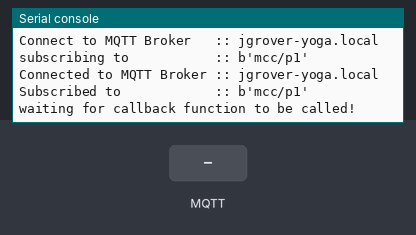
Bench run of a program on a simulated MicroPython board. Parts: the last lines printed to the serial console. The inputs (shaded band) are chosen by the test bench. WiFi joins after 1.5 s; random numbers come from a fixed seed; no MQTT or app messages arrive unless stated; the clock reads 2024-03-15 10:24:30 at power-on unless the program sets it.

Above: at 2.7 s.
2.8 s: MQTT message "1" arrives on the first subscribed topic
At 4.7 s:
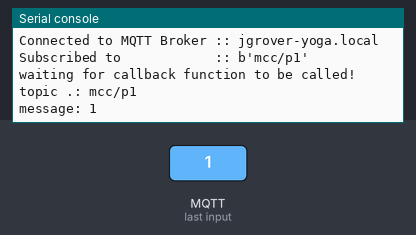
5.1 s: MQTT message "on" arrives on the first subscribed topic
At 6.3 s:
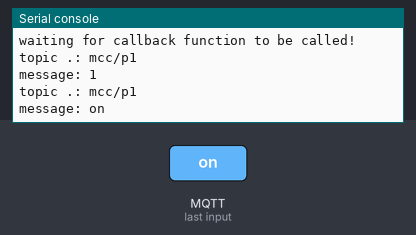
7.1 s: MQTT message "off" arrives on the first subscribed topic
At 9.1 s:
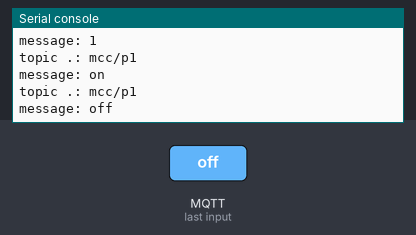

The program:

MQTT_Test.py
```python
import time
import ubinascii
from umqtt.simple import MQTTClient
import machine
import random
import network
from config import *

# Publish MQTT messages after every set timeout
last_publish = time.time()
publish_interval = 5

# Received messages from subscriptions will be delivered to this callback
def sub_cb(topic, msg):
    print(f'topic .: {topic.decode()}')
    print(f'message: {msg.decode()}')

def reset():
    print('Resetting...')
    time.sleep(5)
    machine.reset()

# Generate dummy random temperature readings
def get_temperature_reading():
    return random.randint(20, 50)

def main():
    print('Define MQTTClient')
    mqttClient = MQTTClient(MQTT_ID, MQTT_BROKER, user=MQTT_USER, password=MQTT_PW, keepalive=60)
    print('Set callback to sub-cb')
    mqttClient.set_callback(sub_cb)
    print(f'Connect to MQTT Broker   :: {MQTT_BROKER}')
    mqttClient.connect()
    print(f'subscribing to           :: {MQTT_SUB}')
    mqttClient.subscribe(MQTT_SUB)

    print(f'Connected to MQTT Broker :: {MQTT_BROKER}')
    print(f'Subscribed to            :: {MQTT_SUB}')
    print(f'waiting for callback function to be called!')

    while True:
            # Non-blocking wait for message
            mqttClient.check_msg()
            global last_publish
            if (time.time() - last_publish) >= publish_interval:
                random_temp = get_temperature_reading()
                mqttClient.publish(MQTT_PUB, str(random_temp).encode())
                last_publish = time.time()
            time.sleep(1)


if __name__ == '__main__':
    sta_if = network.WLAN(network.STA_IF)
    sta_if.active(True)
    sta_if.connect(SSID, SSID_PW)

    while not sta_if.isconnected(): pass

    while True:
        try:
            main()
        except OSError as e:
            print('Error: ' + str(e))
            #reset()
```

config.py
```python
SSID='grover_net'
SSID_PW='open says me'

MQTT_USER='mcc'
MQTT_PW='mcc'
MQTT_BROKER='jgrover-yoga.local'
#MQTT_BROKER='mcc-cthulu.local'
MQTT_ID = 'mcc-p1'
MQTT_ROOT = b'mcc'
MQTT_COMMAND = b'mcc/p1/command'
MQTT_DATA = b'mcc/console/data'
MQTT_SUB = b'mcc/p1'
MQTT_PUB = b'mcc/cards'
```

Measured:
- after the input at 2.8 s, the serial console: prints a new line after 0.86 s (image 1)
- after the input at 5.1 s, the serial console: prints a new line after 0.56 s (image 2)
- after the input at 7.1 s, the serial console: prints a new line after 0.56 s (image 3)
